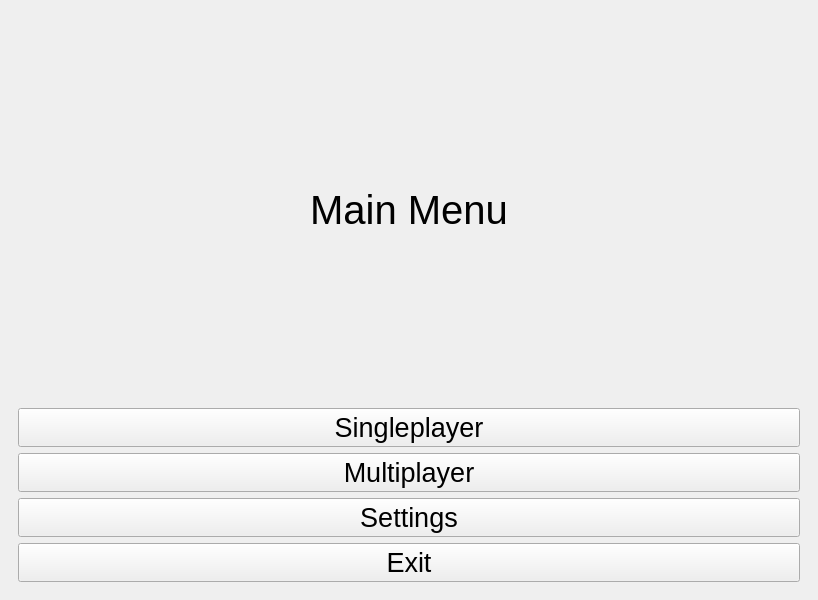
<?xml version="1.0" encoding="UTF-8"?>
<ui version="4.0">
 <class>MainWindow</class>
 <widget class="QMainWindow" name="MainWindow">
  <property name="geometry">
   <rect>
    <x>0</x>
    <y>0</y>
    <width>818</width>
    <height>600</height>
   </rect>
  </property>
  <property name="windowTitle">
   <string>MainWindow</string>
  </property>
  <widget class="QWidget" name="centralwidget">
   <layout class="QGridLayout" name="gridLayout">
    <item row="0" column="0">
     <widget class="QStackedWidget" name="stackedWidget">
      <widget class="QWidget" name="MainMenu_page">
       <layout class="QGridLayout" name="gridLayout_2">
        <item row="0" column="0">
         <widget class="QLabel" name="MainMenuWindow_Label">
          <property name="font">
           <font>
            <pointsize>30</pointsize>
           </font>
          </property>
          <property name="text">
           <string>Main Menu</string>
          </property>
          <property name="alignment">
           <set>Qt::AlignCenter</set>
          </property>
         </widget>
        </item>
        <item row="1" column="0">
         <widget class="QPushButton" name="MainMenuWindow_Singleplayer_PushButton">
          <property name="enabled">
           <bool>true</bool>
          </property>
          <property name="baseSize">
           <size>
            <width>100</width>
            <height>100</height>
           </size>
          </property>
          <property name="font">
           <font>
            <pointsize>20</pointsize>
           </font>
          </property>
          <property name="text">
           <string>Singleplayer</string>
          </property>
         </widget>
        </item>
        <item row="2" column="0">
         <widget class="QPushButton" name="MainMenuWindow_Multiplayer_PushButton">
          <property name="enabled">
           <bool>true</bool>
          </property>
          <property name="baseSize">
           <size>
            <width>100</width>
            <height>100</height>
           </size>
          </property>
          <property name="font">
           <font>
            <pointsize>20</pointsize>
           </font>
          </property>
          <property name="text">
           <string>Multiplayer</string>
          </property>
         </widget>
        </item>
        <item row="3" column="0">
         <widget class="QPushButton" name="MainMenuWindow_Settings_PushButton">
          <property name="enabled">
           <bool>true</bool>
          </property>
          <property name="baseSize">
           <size>
            <width>100</width>
            <height>100</height>
           </size>
          </property>
          <property name="font">
           <font>
            <pointsize>20</pointsize>
           </font>
          </property>
          <property name="text">
           <string>Settings</string>
          </property>
         </widget>
        </item>
        <item row="4" column="0">
         <widget class="QPushButton" name="MainMenuWindow_Exit_PushButton">
          <property name="enabled">
           <bool>true</bool>
          </property>
          <property name="baseSize">
           <size>
            <width>100</width>
            <height>100</height>
           </size>
          </property>
          <property name="font">
           <font>
            <pointsize>20</pointsize>
           </font>
          </property>
          <property name="text">
           <string>Exit</string>
          </property>
         </widget>
        </item>
       </layout>
      </widget>
      <widget class="QWidget" name="Settings_page">
       <layout class="QGridLayout" name="gridLayout_3">
        <item row="0" column="0">
         <widget class="QPushButton" name="Back_SettingsPage">
          <property name="minimumSize">
           <size>
            <width>50</width>
            <height>50</height>
           </size>
          </property>
          <property name="maximumSize">
           <size>
            <width>50</width>
            <height>50</height>
           </size>
          </property>
          <property name="text">
           <string>&lt;</string>
          </property>
         </widget>
        </item>
        <item row="0" column="1">
         <spacer name="horizontalSpacer">
          <property name="orientation">
           <enum>Qt::Horizontal</enum>
          </property>
          <property name="sizeHint" stdset="0">
           <size>
            <width>723</width>
            <height>20</height>
           </size>
          </property>
         </spacer>
        </item>
        <item row="1" column="0">
         <spacer name="verticalSpacer">
          <property name="orientation">
           <enum>Qt::Vertical</enum>
          </property>
          <property name="sizeHint" stdset="0">
           <size>
            <width>20</width>
            <height>505</height>
           </size>
          </property>
         </spacer>
        </item>
       </layout>
      </widget>
     </widget>
    </item>
   </layout>
  </widget>
 </widget>
 <resources/>
 <connections/>
</ui>
